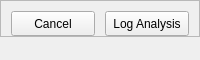
              <widget class="QFrame" name="bottomBar">
               <property name="minimumSize">
                <size>
                 <width>0</width>
                 <height>60</height>
                </size>
               </property>
               <property name="maximumSize">
                <size>
                 <width>16777215</width>
                 <height>60</height>
                </size>
               </property>
               <property name="frameShape">
                <enum>QFrame::NoFrame</enum>
               </property>
               <property name="frameShadow">
                <enum>QFrame::Raised</enum>
               </property>
               <layout class="QVBoxLayout" name="verticalLayout_20">
                <property name="spacing">
                 <number>0</number>
                </property>
                <property name="leftMargin">
                 <number>0</number>
                </property>
                <property name="topMargin">
                 <number>0</number>
                </property>
                <property name="rightMargin">
                 <number>0</number>
                </property>
                <property name="bottomMargin">
                 <number>0</number>
                </property>
                <item>
                 <widget class="QFrame" name="frame">
                  <property name="frameShape">
                   <enum>QFrame::StyledPanel</enum>
                  </property>
                  <property name="frameShadow">
                   <enum>QFrame::Raised</enum>
                  </property>
                  <layout class="QHBoxLayout" name="horizontalLayout_12">
                   <property name="spacing">
                    <number>10</number>
                   </property>
                   <property name="leftMargin">
                    <number>10</number>
                   </property>
                   <property name="topMargin">
                    <number>10</number>
                   </property>
                   <property name="rightMargin">
                    <number>10</number>
                   </property>
                   <property name="bottomMargin">
                    <number>0</number>
                   </property>
                   <item>
                    <widget class="QPushButton" name="btn_cancel">
                     <property name="minimumSize">
                      <size>
                       <width>0</width>
                       <height>25</height>
                      </size>
                     </property>
                     <property name="maximumSize">
                      <size>
                       <width>16777215</width>
                       <height>16777215</height>
                      </size>
                     </property>
                     <property name="cursor">
                      <cursorShape>PointingHandCursor</cursorShape>
                     </property>
                     <property name="text">
                      <string>Cancel</string>
                     </property>
                     <property name="icon">
                      <iconset resource="../resources/resources.qrc">
                       <normaloff>:/icons/icons/cil-cancel.png</normaloff>:/icons/icons/cil-cancel.png</iconset>
                     </property>
                    </widget>
                   </item>
                   <item>
                    <widget class="QPushButton" name="btn_logAnalysis">
                     <property name="minimumSize">
                      <size>
                       <width>0</width>
                       <height>25</height>
                      </size>
                     </property>
                     <property name="cursor">
                      <cursorShape>PointingHandCursor</cursorShape>
                     </property>
                     <property name="text">
                      <string>Log Analysis</string>
                     </property>
                     <property name="icon">
                      <iconset resource="../resources/resources.qrc">
                       <normaloff>:/icons/icons/cill-ok-filled.png</normaloff>:/icons/icons/cill-ok-filled.png</iconset>
                     </property>
                    </widget>
                   </item>
                  </layout>
                 </widget>
                </item>
                <item>
                 <widget class="QFrame" name="loadingFrame">
                  <property name="frameShape">
                   <enum>QFrame::NoFrame</enum>
                  </property>
                  <property name="frameShadow">
                   <enum>QFrame::Raised</enum>
                  </property>
                  <layout class="QHBoxLayout" name="horizontalLayout_4">
                   <property name="spacing">
                    <number>0</number>
                   </property>
                   <property name="leftMargin">
                    <number>10</number>
                   </property>
                   <property name="topMargin">
                    <number>0</number>
                   </property>
                   <property name="rightMargin">
                    <number>0</number>
                   </property>
                   <property name="bottomMargin">
                    <number>0</number>
                   </property>
                   <item>
                    <widget class="QLabel" name="label_status">
                     <property name="text">
                      <string/>
                     </property>
                     <property name="alignment">
                      <set>Qt::AlignLeading|Qt::AlignLeft|Qt::AlignVCenter</set>
                     </property>
                    </widget>
                   </item>
                   <item>
                    <widget class="QFrame" name="frame_size_grip">
                     <property name="minimumSize">
                      <size>
                       <width>20</width>
                       <height>20</height>
                      </size>
                     </property>
                     <property name="maximumSize">
                      <size>
                       <width>20</width>
                       <height>20</height>
                      </size>
                     </property>
                     <property name="frameShape">
                      <enum>QFrame::NoFrame</enum>
                     </property>
                     <property name="frameShadow">
                      <enum>QFrame::Raised</enum>
                     </property>
                    </widget>
                   </item>
                  </layout>
                 </widget>
                </item>
               </layout>
              </widget>
